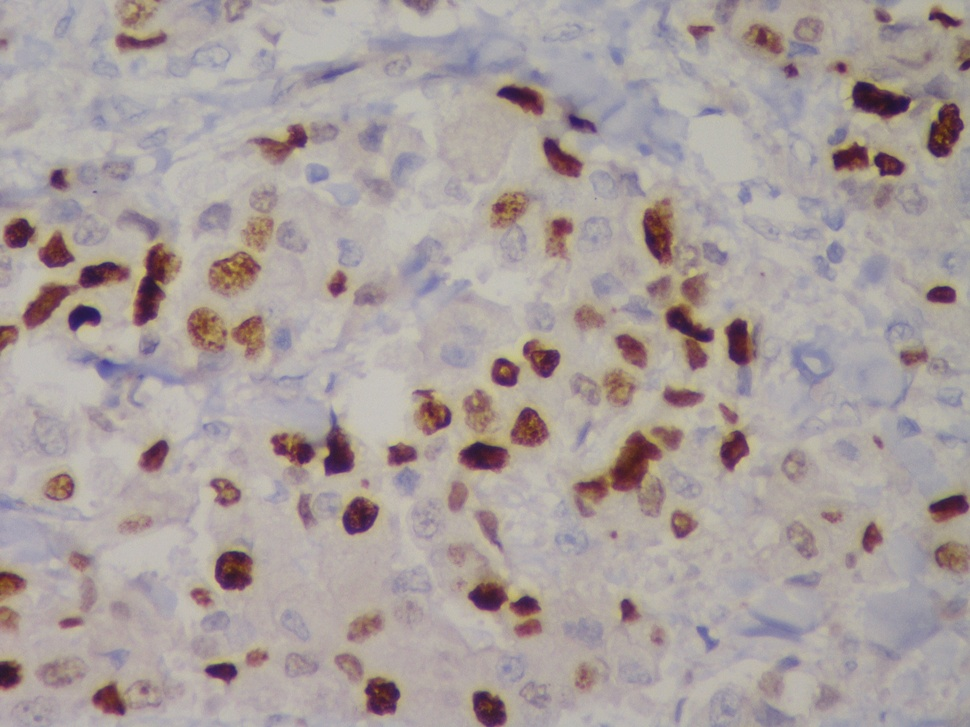
#> input picture Assignment7/3.jpg, 970 x 727 px, shrunk from 2560 x 1920 before the run
$ jupyter execute CV_Assignment7_3.ipynb
#> lines starting #> are read from the running program, lines starting #| are printed output that depends on the picture; after the words box and inside, x2 and y2 are one past the last pixel; in counts of white or black regions, pixels touching at a corner belong together
[cell 1]
import cv2
from matplotlib import pyplot as plt
from skimage.segmentation import clear_border
import numpy as np
import sys

np.set_printoptions(threshold=sys.maxsize)

[cell 2]
img = cv2.imread("3.jpg")
#> img is the input picture: shape (727, 970, 3); mean B, G, R 157.2, 159.1, 169.4

gray = cv2.cvtColor(img, cv2.COLOR_RGB2GRAY)

# gray_correct = np.array(255 * (gray / 255) ** 1.2 , dtype='uint8')

ret, thres = cv2.threshold(gray, 120, 255, cv2.THRESH_BINARY_INV)
#> thres: shape (727, 970); 8.2% white; 235 white regions (122 under 20 px), largest, box (x1, y1, x2, y2) and area: (574, 431, 662, 513) 2631, (271, 415, 354, 476) 2156, (23, 262, 130, 328) 2142

thres1 = cv2.adaptiveThreshold(gray, 255, cv2.ADAPTIVE_THRESH_GAUSSIAN_C, cv2.THRESH_BINARY, 255, 15)
#> thres1: shape (727, 970); 85.5% white; 663 black regions (422 under 20 px), largest, box (x1, y1, x2, y2) and area: (572, 431, 662, 518) 2975, (270, 410, 355, 481) 2610, (22, 262, 130, 329) 2222
thres1 = cv2.bitwise_not(thres1)

# [5 lines of commented-out code are left out]
plt.imshow(thres1, cmap="gray")

[cell 3]
kernel = np.ones((3,3), np.uint8)
kernel1 = np.ones((3,3), np.uint8)
# if we increase iterations smaller nuclei will go off sometimes
opening = cv2.morphologyEx(thres, cv2.MORPH_OPEN, kernel, iterations=2)
#> opening: shape (727, 970); 7.6% white; 109 white regions, largest, box (x1, y1, x2, y2) and area: (575, 432, 662, 501) 2509, (134, 244, 173, 326) 1874, (665, 304, 714, 369) 1520
# opening = clear_border(opening)

# opening1 = cv2.morphologyEx(thres1, cv2.MORPH_OPEN, kernel1, iterations=1)
img_dilation = cv2.dilate(thres1, kernel1, iterations=1)
#> img_dilation: shape (727, 970); 19.1% white; 415 white regions (120 under 20 px), largest, box (x1, y1, x2, y2) and area: (571, 426, 684, 519) 4698, (269, 409, 356, 482) 3105, (466, 562, 543, 639) 2603
img_erode = cv2.erode(img_dilation,kernel1, iterations=1)
#> img_erode: shape (727, 970); 14.9% white; 491 white regions (257 under 20 px), largest, box (x1, y1, x2, y2) and area: (572, 427, 683, 518) 3986, (270, 410, 355, 481) 2659, (22, 262, 130, 329) 2226
# clean all noise after dilatation and erosion
img_erode = cv2.medianBlur(img_erode, 7)
#> img_erode: shape (727, 970); 14% white; 237 white regions (36 under 20 px), largest, box (x1, y1, x2, y2) and area: (573, 427, 682, 517) 3994, (270, 413, 355, 478) 2632, (22, 262, 130, 329) 2211

kernel11 = np.ones((3,3), np.uint8)
opening1 = cv2.morphologyEx(img_erode, cv2.MORPH_OPEN, kernel11, iterations=4)
#> opening1: shape (727, 970); 12% white; 140 white regions, largest, box (x1, y1, x2, y2) and area: (574, 428, 681, 516) 3381, (666, 276, 713, 368) 2109, (134, 245, 176, 324) 1986

# plt.subplot(1, 2, 1)
# plt.imshow(opening, cmap="gray")
# plt.subplot(1, 2, 2)
plt.imshow(opening1, cmap="gray")

[cell 4]
sure_bg = cv2.dilate(opening, kernel, iterations=10)
#> sure_bg: shape (727, 970); 26% white; 51 white regions, largest, box (x1, y1, x2, y2) and area: (565, 190, 767, 522) 22472, (379, 330, 570, 549) 19063, (0, 208, 183, 360) 17564

sure_bg1 = cv2.dilate(opening1, kernel11, iterations=2)
#> sure_bg1: shape (727, 970); 16.5% white; 136 white regions, largest, box (x1, y1, x2, y2) and area: (572, 426, 683, 518) 4275, (270, 421, 356, 477) 3153, (664, 274, 715, 370) 2775

# plt.subplot(1, 2, 1)
# plt.imshow(sure_bg, cmap="gray")
# plt.subplot(1, 2, 2)
plt.imshow(sure_bg1, cmap="gray")

[cell 5]
dist_trans = cv2.distanceTransform(opening, cv2.DIST_L2, 5)

dist_trans1 = cv2.distanceTransform(opening1, cv2.DIST_L2, 5)

# plt.subplot(1, 2, 1)
# plt.imshow(dist_trans, cmap="gray")
# plt.subplot(1, 2, 2)
plt.imshow(dist_trans1, cmap="gray")

[cell 6]
ret, sure_fg = cv2.threshold(dist_trans, 0.2*dist_trans.max(), 255, 0)
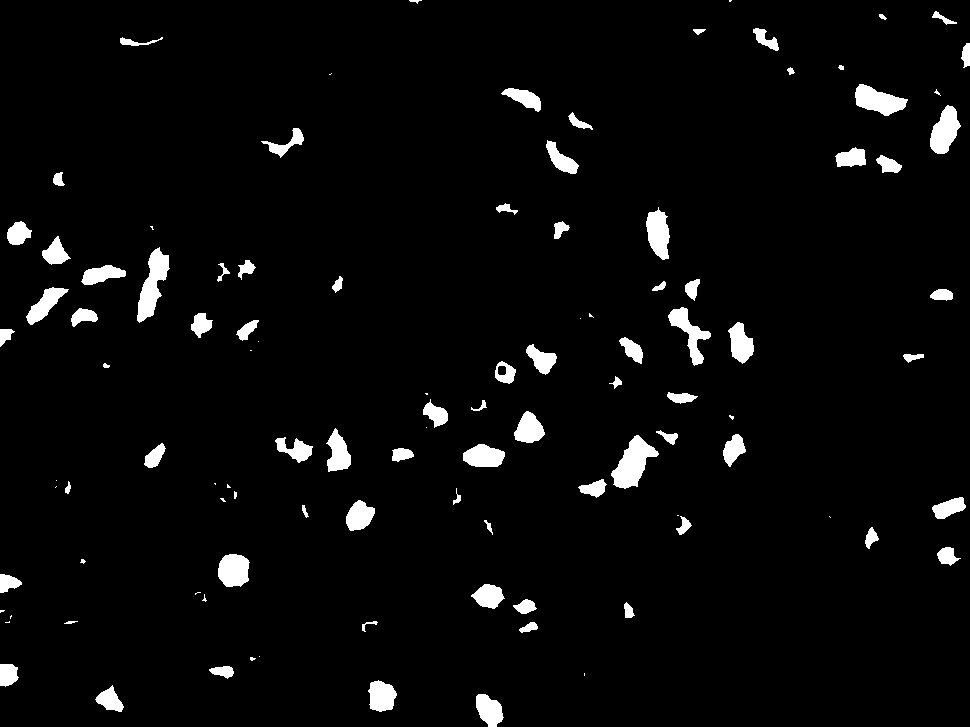
#> sure_fg: shape (727, 970) float32; 3.8% white; 107 white regions (27 under 20 px), largest, box (x1, y1, x2, y2) and area: (611, 435, 659, 489) 1299, (137, 247, 170, 323) 1198, (855, 84, 908, 116) 982
#> ret = 3.68

# ret1, sure_fg1 = cv2.threshold(dist_trans1, 0.1*dist_trans1.max(), 255, 0)
ret1, sure_fg1 = cv2.threshold(dist_trans1, 0.01*dist_trans1.max(), 255, 0)
#> ret1 = 0.19

# plt.subplot(1, 2, 1)
# plt.imshow(sure_fg, cmap="gray")
# plt.subplot(1, 2, 2)
plt.imshow(sure_fg1, cmap="gray")

[cell 7]
sure_fg = np.uint8(sure_fg)

sure_fg1 = np.uint8(sure_fg1)

# plt.subplot(1, 2, 1)
# plt.imshow(sure_fg, cmap="gray")
# plt.subplot(1, 2, 2)
plt.imshow(sure_fg1, cmap="gray")

[cell 8]
ret2, labels = cv2.connectedComponents(sure_fg)
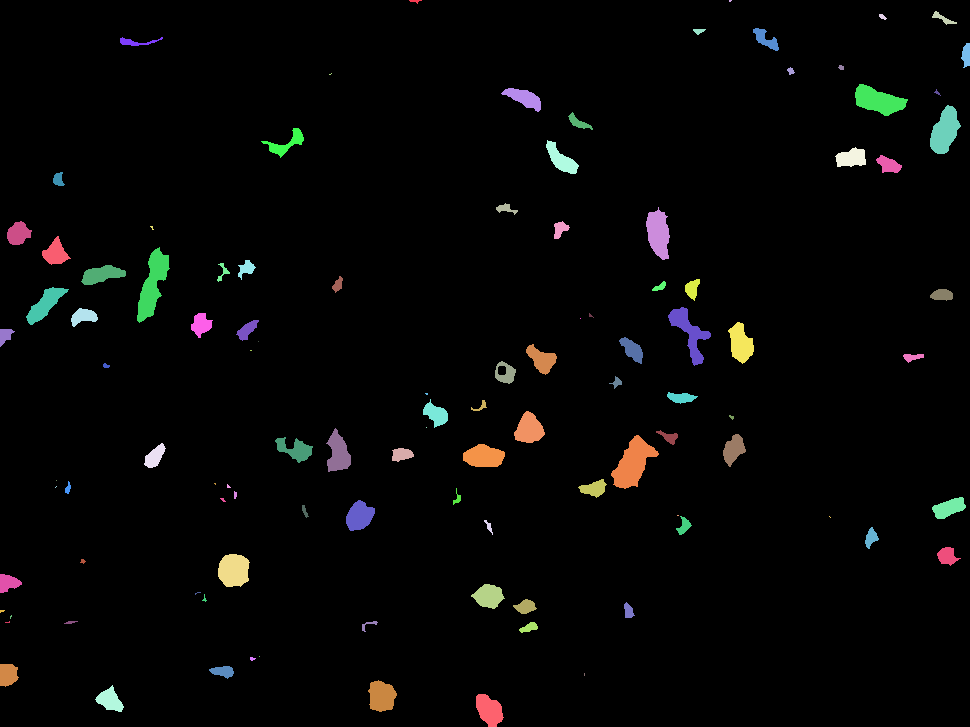
#> labels: shape (727, 970) int32; 108 distinct labels, from 0 to 107; one colour per label, 0 black
#> ret2 = 108

ret3, labels1 = cv2.connectedComponents(sure_fg1)
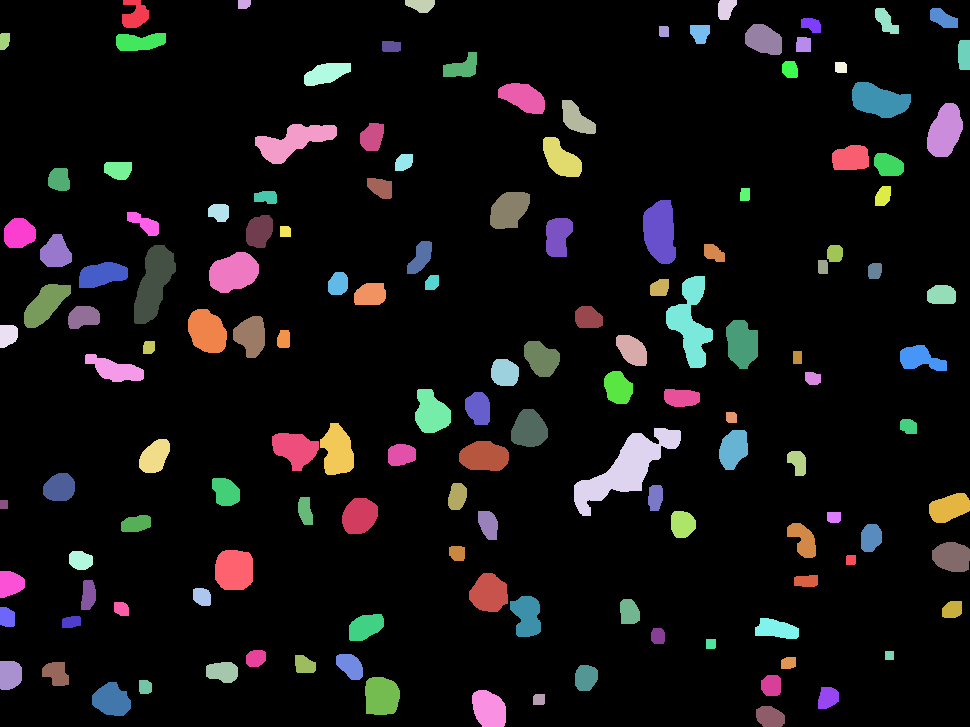
#> labels1: shape (727, 970) int32; 141 distinct labels, from 0 to 140; one colour per label, 0 black
#> ret3 = 141

print(ret2-1, ret3-1)
#| 107 140
# plt.subplot(1, 2, 1)
plt.imshow(labels, cmap="gray")
# plt.subplot(1, 2, 2)
# plt.imshow(labels1, cmap="gray")

[cell 9]
images = ['1.jpg', '2.jpg', '3.jpg', '4.jpg']

i=0
for image in images:
    img = cv2.imread(image)
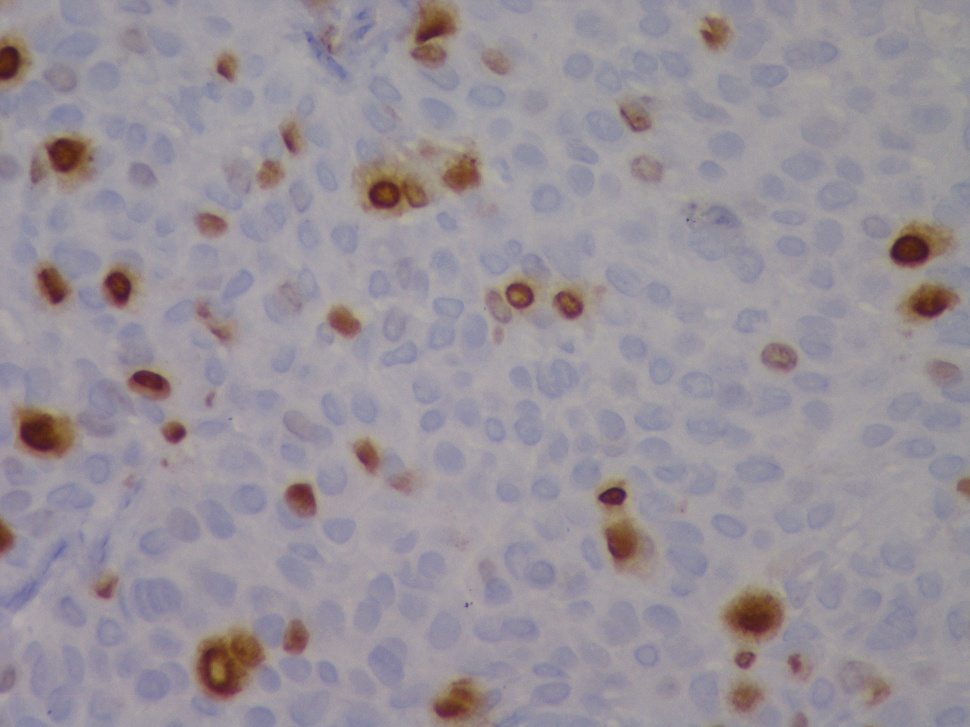
#> input picture Assignment7/1.jpg, 970 x 727 px, shrunk from 2560 x 1920 before the run
#> img is the input picture: shape (727, 970, 3); mean B, G, R 153.9, 145.9, 152.8

    gray = cv2.cvtColor(img, cv2.COLOR_RGB2GRAY)

    if(image=='1.jpg'):
        thresh = 120
        thresh1 = 10
    if(image=='2.jpg'):
        thresh = 120
        thresh1 = 10
    if(image =='3.jpg'):
        thresh=120
        thresh1 = 10
    if(image=='4.jpg'):
        thresh=125
        thresh1 = 10
    ret, thres = cv2.threshold(gray, thresh, 255, cv2.THRESH_BINARY_INV)
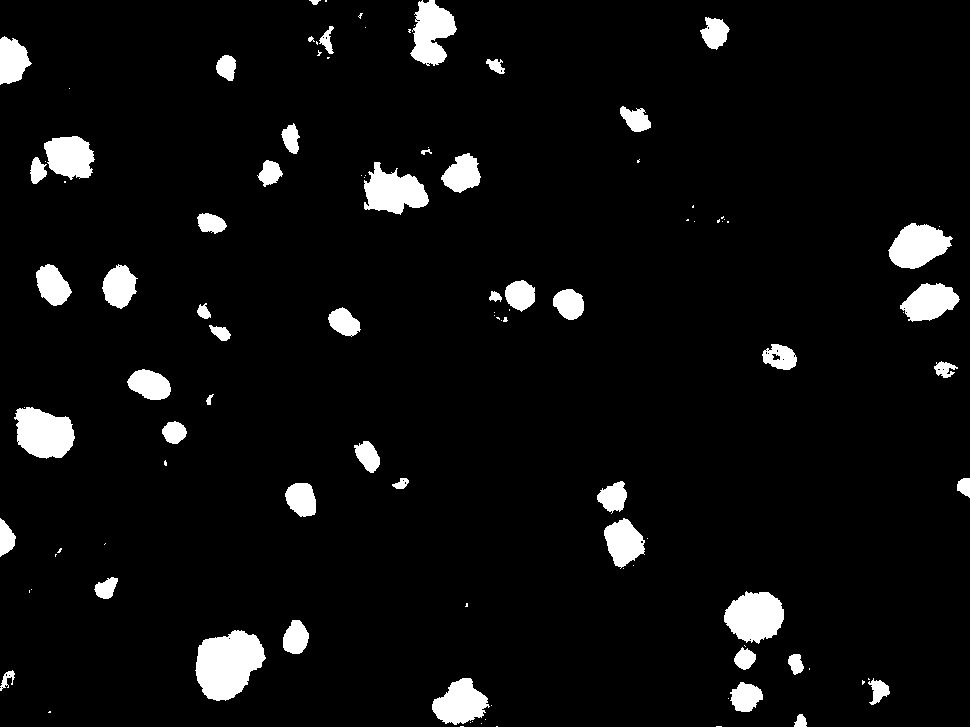
#> thres: shape (727, 970); 5.5% white; 108 white regions (57 under 20 px), largest, box (x1, y1, x2, y2) and area: (195, 630, 266, 701) 3512, (14, 407, 75, 459) 2330, (724, 591, 784, 644) 2295
#> ret = 120

    thres1 = cv2.adaptiveThreshold(gray, 255, cv2.ADAPTIVE_THRESH_GAUSSIAN_C, cv2.THRESH_BINARY, 255, thresh1)
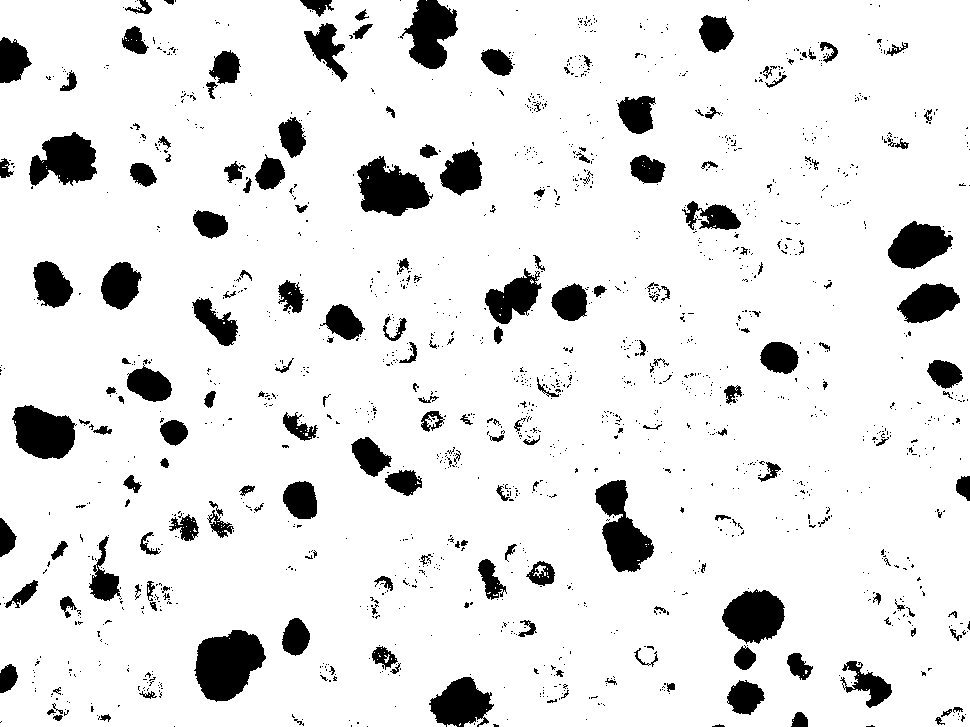
#> thres1: shape (727, 970); 90% white; 1619 black regions (1424 under 20 px), largest, box (x1, y1, x2, y2) and area: (194, 630, 266, 702) 3564, (357, 156, 433, 216) 2773, (595, 480, 654, 572) 2768
    thres1 = cv2.bitwise_not(thres1)

    i=i+1
    plt.subplot(2, 2, i)
    plt.imshow(thres1, cmap="gray")
#> pass 2 of the loop `for image in images:`:
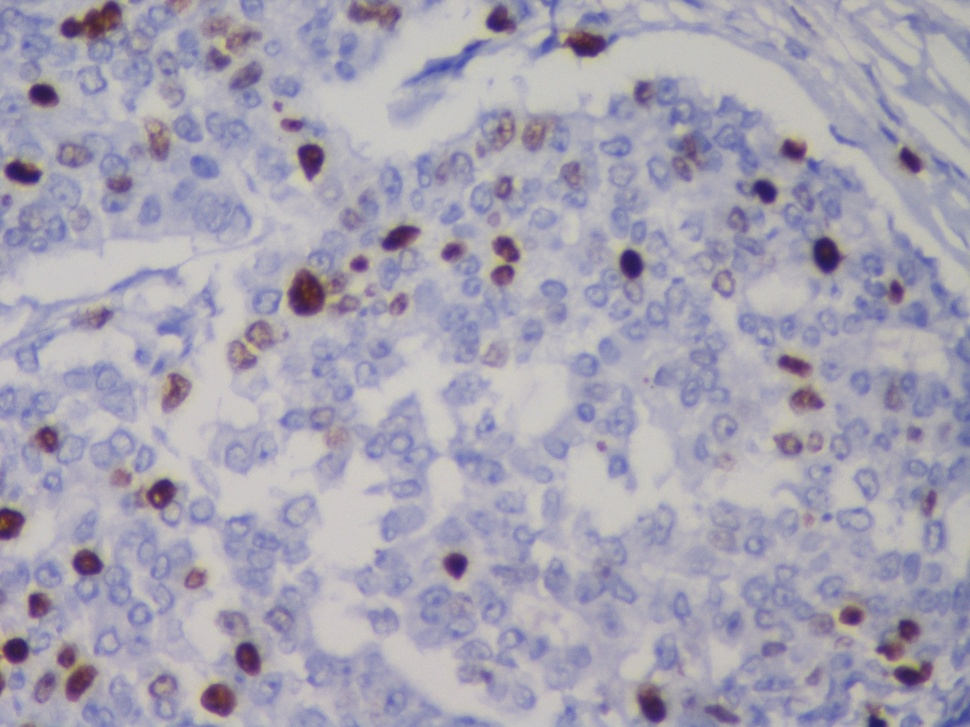
#> input picture Assignment7/2.jpg, 970 x 727 px, shrunk from 2560 x 1920 before the run
#> img is the input picture: shape (727, 970, 3); mean B, G, R 179.1, 163.5, 166.9
#> `ret, thres = cv2.threshold(gray, thresh, 255, cv2.THRESH_BINARY_INV)`:
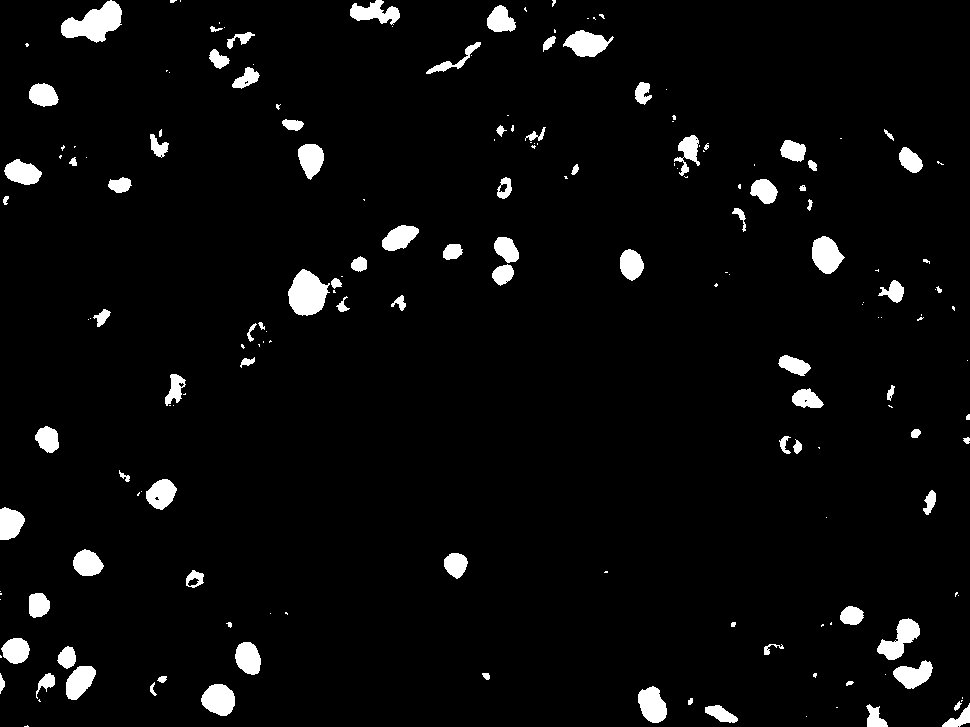
#> thres: shape (727, 970); 4.1% white; 184 white regions (91 under 20 px), largest, box (x1, y1, x2, y2) and area: (61, 0, 122, 43) 1472, (288, 269, 330, 316) 1336, (877, 618, 920, 660) 861
#> `thres1 = cv2.adaptiveThreshold(gray, 255, cv2.ADAPTIVE_THRESH_GAUSSIAN..`:
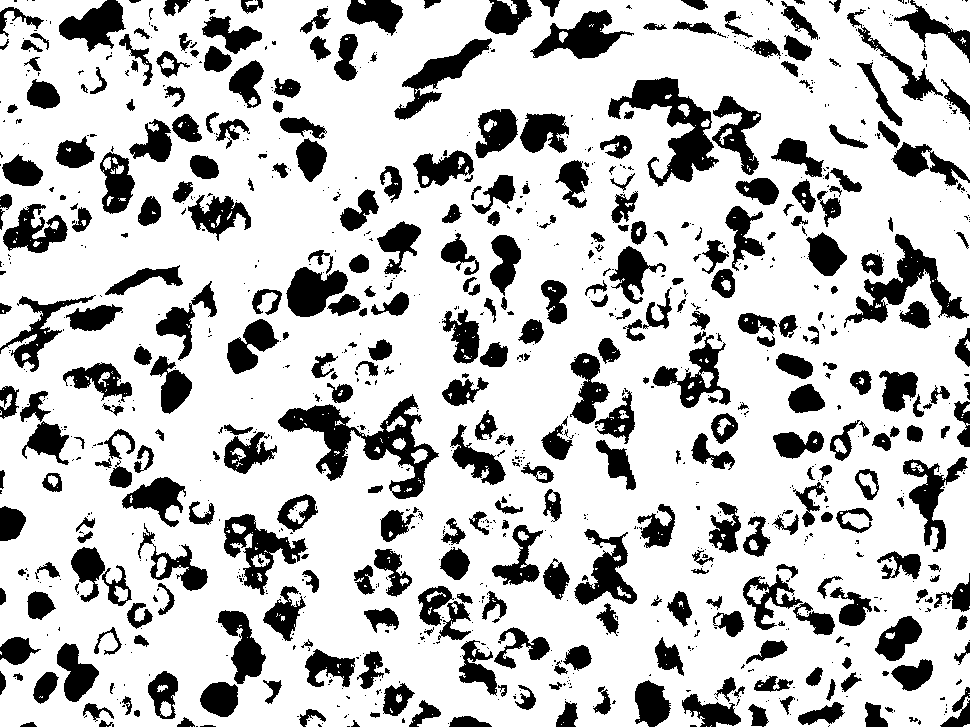
#> thres1: shape (727, 970); 76.3% white; 1069 black regions (684 under 20 px), largest, box (x1, y1, x2, y2) and area: (278, 394, 439, 499) 5139, (608, 77, 719, 187) 4164, (844, 234, 969, 328) 3198
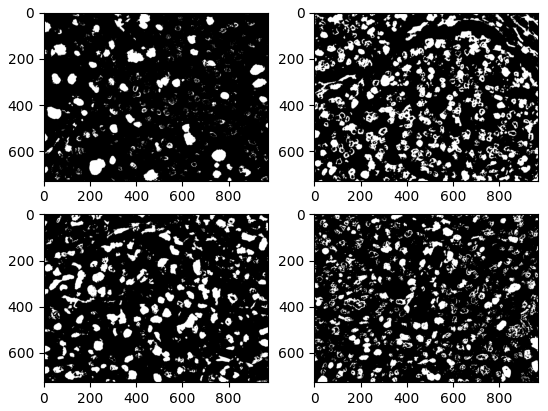
#> figure drawn by matplotlib, 4 panels
